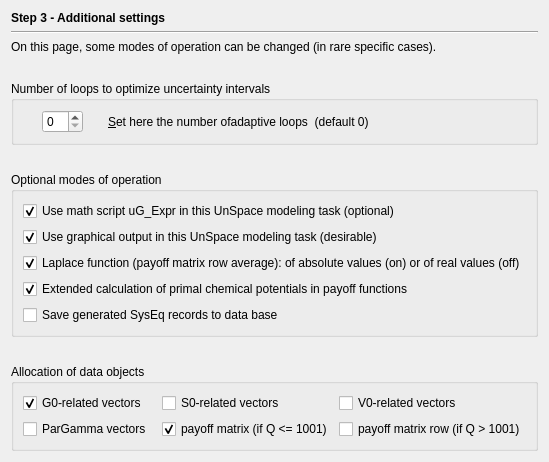
     <widget class="QWidget" name="page_3">
      <layout class="QGridLayout">
       <item row="0" column="0" colspan="2">
        <widget class="QLabel" name="label_2">
         <property name="sizePolicy">
          <sizepolicy hsizetype="Preferred" vsizetype="Fixed">
           <horstretch>0</horstretch>
           <verstretch>0</verstretch>
          </sizepolicy>
         </property>
         <property name="font">
          <font>
           <weight>75</weight>
           <bold>true</bold>
          </font>
         </property>
         <property name="text">
          <string>Step 3 - Additional settings</string>
         </property>
        </widget>
       </item>
       <item row="1" column="0" colspan="2">
        <widget class="Line" name="line_3">
         <property name="orientation">
          <enum>Qt::Horizontal</enum>
         </property>
        </widget>
       </item>
       <item row="2" column="0" colspan="2">
        <widget class="QLabel" name="textLabel3">
         <property name="sizePolicy">
          <sizepolicy hsizetype="Preferred" vsizetype="Preferred">
           <horstretch>0</horstretch>
           <verstretch>0</verstretch>
          </sizepolicy>
         </property>
         <property name="text">
          <string>On this page, some modes of operation can be changed (in rare specific cases).</string>
         </property>
         <property name="wordWrap">
          <bool>false</bool>
         </property>
        </widget>
       </item>
       <item row="3" column="0">
        <spacer>
         <property name="orientation">
          <enum>Qt::Vertical</enum>
         </property>
         <property name="sizeHint" stdset="0">
          <size>
           <width>20</width>
           <height>21</height>
          </size>
         </property>
        </spacer>
       </item>
       <item row="4" column="0" colspan="2">
        <widget class="QGroupBox" name="groupBox_9">
         <property name="title">
          <string>Number of loops to optimize uncertainty intervals</string>
         </property>
         <layout class="QGridLayout">
          <item row="0" column="0">
           <widget class="QSpinBox" name="p_Pa_Adapt">
            <property name="sizePolicy">
             <sizepolicy hsizetype="Fixed" vsizetype="Fixed">
              <horstretch>0</horstretch>
              <verstretch>0</verstretch>
             </sizepolicy>
            </property>
            <property name="maximum">
             <number>10</number>
            </property>
           </widget>
          </item>
          <item row="0" column="1">
           <widget class="QLabel" name="textLabel11_2">
            <property name="sizePolicy">
             <sizepolicy hsizetype="Fixed" vsizetype="Preferred">
              <horstretch>0</horstretch>
              <verstretch>0</verstretch>
             </sizepolicy>
            </property>
            <property name="text">
             <string>&amp;Set here the number ofadaptive loops  (default 0)                                         </string>
            </property>
            <property name="wordWrap">
             <bool>false</bool>
            </property>
            <property name="buddy">
             <cstring>p_Pa_Adapt</cstring>
            </property>
           </widget>
          </item>
         </layout>
        </widget>
       </item>
       <item row="5" column="1">
        <spacer>
         <property name="orientation">
          <enum>Qt::Vertical</enum>
         </property>
         <property name="sizeHint" stdset="0">
          <size>
           <width>20</width>
           <height>21</height>
          </size>
         </property>
        </spacer>
       </item>
       <item row="6" column="0" colspan="2">
        <widget class="QGroupBox" name="groupBox_4">
         <property name="title">
          <string>Optional modes of operation </string>
         </property>
         <layout class="QVBoxLayout">
          <item>
           <widget class="QCheckBox" name="c_PsEqn">
            <property name="text">
             <string>Use math script uG_Expr in this UnSpace modeling task (optional)</string>
            </property>
            <property name="checked">
             <bool>true</bool>
            </property>
           </widget>
          </item>
          <item>
           <widget class="QCheckBox" name="c_PsGraph">
            <property name="text">
             <string>Use graphical output in this UnSpace modeling task (desirable)</string>
            </property>
            <property name="checked">
             <bool>true</bool>
            </property>
           </widget>
          </item>
          <item>
           <widget class="QCheckBox" name="c_Pa_Zcp">
            <property name="text">
             <string>Laplace function (payoff matrix row average): of absolute values (on) or of real values (off)</string>
            </property>
            <property name="checked">
             <bool>true</bool>
            </property>
           </widget>
          </item>
          <item>
           <widget class="QCheckBox" name="c_PvSi">
            <property name="text">
             <string>Extended calculation of primal chemical potentials in payoff functions</string>
            </property>
            <property name="checked">
             <bool>true</bool>
            </property>
           </widget>
          </item>
          <item>
           <widget class="QCheckBox" name="c_PsSy">
            <property name="text">
             <string>Save generated SysEq records to data base</string>
            </property>
            <property name="checked">
             <bool>false</bool>
            </property>
           </widget>
          </item>
         </layout>
        </widget>
       </item>
       <item row="7" column="1">
        <spacer>
         <property name="orientation">
          <enum>Qt::Vertical</enum>
         </property>
         <property name="sizeHint" stdset="0">
          <size>
           <width>20</width>
           <height>21</height>
          </size>
         </property>
        </spacer>
       </item>
       <item row="8" column="0" colspan="2">
        <widget class="QGroupBox" name="groupBox_10">
         <property name="title">
          <string>Allocation of data objects</string>
         </property>
         <layout class="QGridLayout">
          <item row="0" column="0">
           <widget class="QCheckBox" name="c_PvGs">
            <property name="text">
             <string>G0-related vectors</string>
            </property>
            <property name="checked">
             <bool>true</bool>
            </property>
           </widget>
          </item>
          <item row="0" column="1">
           <widget class="QCheckBox" name="c_PvSs">
            <property name="text">
             <string>S0-related vectors</string>
            </property>
           </widget>
          </item>
          <item row="0" column="2">
           <widget class="QCheckBox" name="c_PvVs">
            <property name="text">
             <string>V0-related vectors</string>
            </property>
           </widget>
          </item>
          <item row="1" column="0">
           <widget class="QCheckBox" name="c_PvPgam">
            <property name="text">
             <string>ParGamma vectors</string>
            </property>
           </widget>
          </item>
          <item row="1" column="1">
           <widget class="QCheckBox" name="c_PvPOM">
            <property name="text">
             <string>payoff matrix (if Q &lt;= 1001)</string>
            </property>
            <property name="checked">
             <bool>true</bool>
            </property>
           </widget>
          </item>
          <item row="1" column="2">
           <widget class="QCheckBox" name="c_PvPOR">
            <property name="text">
             <string>payoff matrix row (if Q &gt; 1001)</string>
            </property>
           </widget>
          </item>
         </layout>
        </widget>
       </item>
      </layout>
     </widget>
